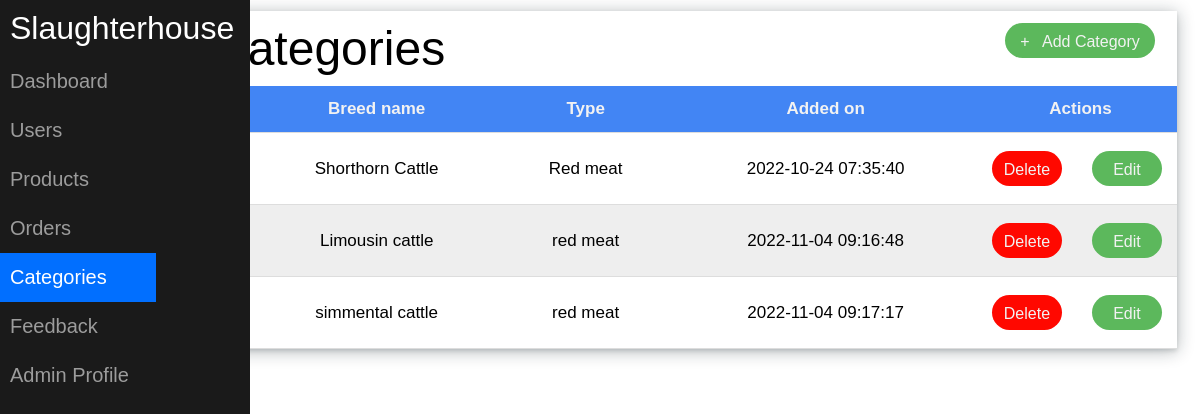
/admin/categories_report.php (signed in), run on the app's committed database.
### tables this page shows
CREATE TABLE `categories` (
  `id` int(11) NOT NULL,
  `name` varchar(255) NOT NULL,
  `type` varchar(255) NOT NULL,
  `date_created` timestamp NOT NULL DEFAULT current_timestamp() ON UPDATE current_timestamp()
);

### helpers/DbHelpers.php (called while the page is built, shortened)
<?php
function GetRelativePath($path)
{
  $npath = str_replace('\\', '/', $path);
  return str_replace('DOCUMENT_ROOT', '', $npath);
}
require(GetRelativePath(dirname(__FILE__))."../../config/db.conf.php");
class DbHelpers {
  public $db;
  public function __construct($conn) {
    $this->db = $conn;
  }
  public function getAll ($table) {
    $result = mysqli_query($this->db, "SELECT * FROM " . $table);
    if ($result) {
      return $result;
    } else {
      return 'table not found';
    }
  }
}
$db_helpers = new DbHelpers($conn);
?>

### admin/categories_report.php (the view, shortened to what this page needs)
<!DOCTYPE html>
<html>
  <head>
    <link rel="stylesheet" type="text/css" href="./adminstyles.css">
  </head>
  <body class="body">
    <div class="nav">
      <div class="nav-header">
        <div class="nav-title" style="color: #fff;">
          Slaughterhouse
        </div>
        <br>
      </div>
      <div class="nav-links">
        <a href="admin.php">Dashboard</a>
        <a href="users_report.php">Users</a>
        <a href="product_report.php">Products</a>
        <a href="orders_report.php">Orders</a>
        <a href="categories_report.php" class="active">Categories</a>
        <a href="feedback_report.php">Feedback</a>
        <a href="admin_profile.php">Admin Profile</a>
      </div>
    </div>
    <?php
      include('../helpers/DbHelpers.php');
      $category = $db_helpers->getAll('categories');
    ?>
    <div class="container">
      <div class="table">
        <div class="supplierTable">
          <table>
          <tr>
            <div class="clearfix">
              <div class="img2" style="padding: 2px; margin-right: 20px; height: 50px;">
                <a href="addCategories.php"><button type="" class="addUser" name="add_user" style="width: 150px;">+ &nbsp; Add Category</button></a>
              </div>
                <p style="display: inline-block; margin: 0px; font-size: xxx-large; margin-left: 10px; padding-bottom: 10px; padding-top: 10px;">Categories</p>
            </div>
          </tr>
            <tr>
              <th>#</th>
              <th>Breed name</th>
              <th>Type</th>
              <th>Added on</th>
              <th>Actions</th>
            </tr>
            <?php
            while($detail = mysqli_fetch_assoc($category)) :?>
            <tr>
              <td><?= $detail['id']; ?></td>
              <td><?= $detail['name']; ?></td>
              <td><?= $detail['type']; ?></td>
              <td><?= $detail['date_created']; ?></td>
              <td >
                <div class="td">
                  <form action="AdminClass.php" method="post" class=action1>
                    <button type="submit" name="deleteSubmit" class="btn">Delete</button>
                  </form>
                      <?php
                          $base64UrlString = base64_encode(json_encode(array_merge($detail, ['isEdit' => true])));
                      ?>
                      <div class="flex-box action2">
                          <a href="addCategories.php?edit=<?=$base64UrlString;?>"><button class= "edit_btn" name="edit"> Edit</button></a>
                      </div>
                </div>
              </td>
            </tr>
            <?php endwhile; ?>
          </table>
        </div>
      </div>
    </div>
</body>
</html>

### admin/adminstyles.css (style rules this page uses)
.body { margin: 0px; font-family: "Montserrat",sans-serif; font-size: large; }
.nav { height: 100%; width: 250px; background-color: #1a1a1a; position: fixed; }
.nav > .nav-header { display: inline; }
.nav > .nav-header > .nav-title { display: inline-block; font-size: 32px; color: #fff; padding: 10px 10px 10px 10px; }
.nav > .nav-links { display: block; float: left; font-size: 20px; list-style-type: none; margin: 0; padding: 0; width: 13%; position: fixed; height: 100%; overflow: auto; }
.nav > .nav-links > a { display: block; padding: 13px 10px 13px 10px; text-decoration: none; color: #9c9c9c; }
.nav-links a.active { background-color: #016fff; color: #fff; }
.container { margin-left: 15%; padding:1px 16px; height:1000px; }
form { text-align: center; }
button { color: #fff; width: 100%; padding: 10px;border-radius: 20px; font-size: 15px; margin: 10px 0; border: none; outline: none; }
.addUser { background-color: #5cb85c; color: #f2f2f2; border-radius: 20px; border: none; outline: none; height: 35px; width: 120px; font-size: 16px; cursor: pointer; }
.clearfix::after { content: ""; clear: both; display: table; }
.img2 { float: right; font-size: x-large; padding: 20px; }
table { border-collapse: collapse; width: 100%; height: 70px; text-align: center; margin: auto; padding: 10px; font-size: 17px; }
.supplierTable { margin: 10px 7px 100px; box-shadow: rgba(14, 30, 37, 0.12) 0px 2px 4px 0px, rgba(14, 30, 37, 0.32) 0px 2px 16px 0px; }
th, td { padding: 8px; border-bottom: 1px solid #ddd; }
.btn { background-color: #ff0800; color: #f2f2f2; border-radius: 20px; border: none; outline: none; height: 35px; width: 70px; font-size: 16px; cursor: pointer; }
.edit_btn { background-color: #5cb85c; color: #f2f2f2; border-radius: 20px; border: none; outline: none; height: 35px; width: 70px; font-size: 16px; cursor: pointer; }
th { background-color: #4285F4; color: #f2f2f2; height: 30px; }
td { height: 30px; }
tr:nth-child(even) { background-color: #eeeeee; }
td .action2 { padding-left: 30px; }
.td { display: flex; width: 90px; }

### data on the page
categories: name "Shorthorn Cattle", type "Red meat", date_created "2022-10-24 07:35:40"
categories: name "Limousin cattle", type "red meat", date_created "2022-11-04 09:16:48"
categories: name "simmental cattle", type "red meat", date_created "2022-11-04 09:17:17"
